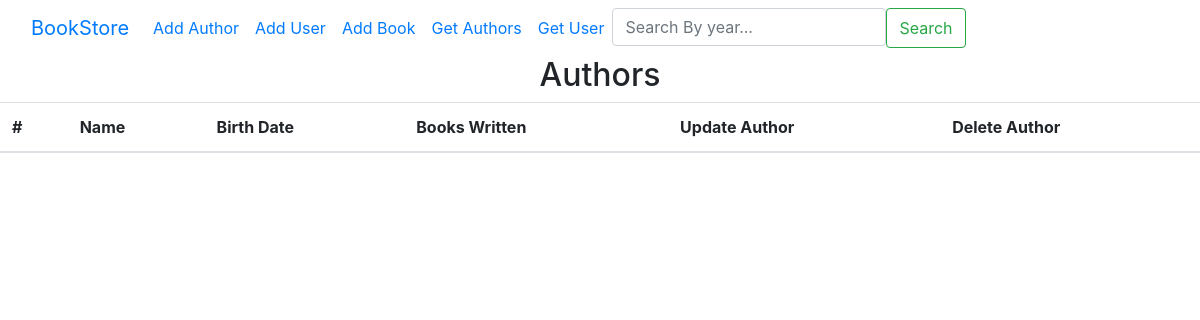
/get_author/, run on an earlier commit of the app's database.
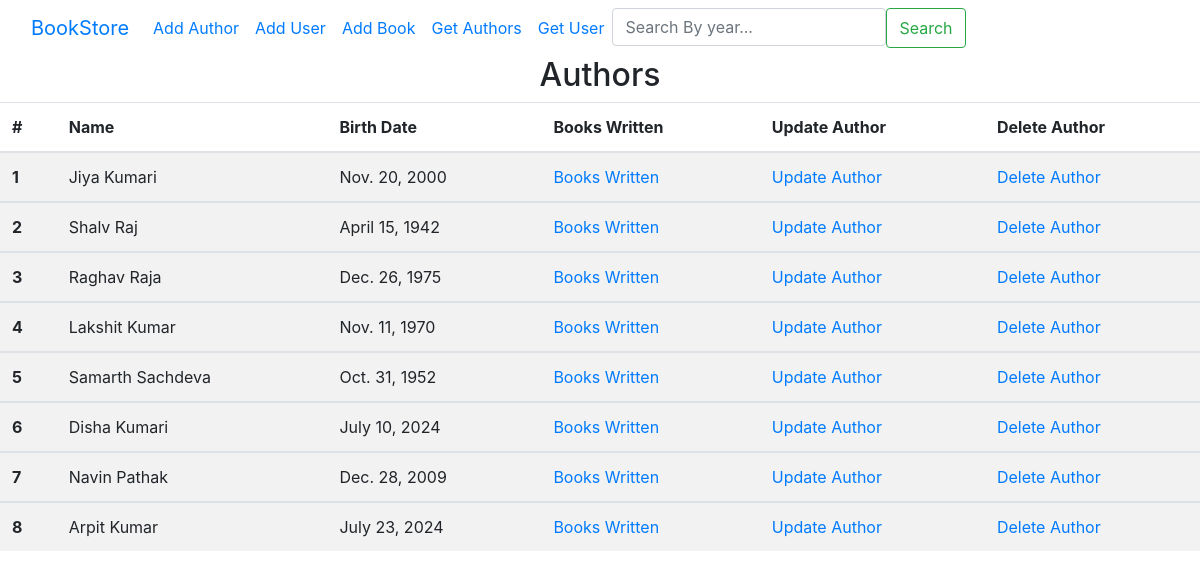
And on a later commit of the database.
### lms/models.py (models this page shows, shortened)
class Author(models.Model):
    first_name=models.CharField(max_length=100)
    last_name= models.CharField(max_length=100)
    birthdate=models.DateField()
    created_at=models.DateTimeField(auto_now_add=True)
    updated_at=models.DateTimeField(auto_now=True)

### lms/views.py (the view)
# urls.py: path('get_author/',views.get_author, name='getAuthor'),
def get_author(request):
    authors=Author.objects.all()
    context={
        'authors':authors
    }
    return render(request, 'author.html', context=context)

### lms/templates/author.html
{% extends 'base.html' %} {% block content %} {% include 'navbar.html' %}
<h2 class="text-center">Authors</h2>
<table class="table table-striped">
  <thead>
    <tr>
      <th scope="col">#</th>
      <th scope="col">Name</th>
      <th scope="col">Birth Date</th>
      <th scope="col">Books Written</th>
      <th scope="col">Update Author</th>
      <th scope="col">Delete Author</th>
    </tr>
  </thead>
  {% for author in authors %}
  <tbody>
    <th scope="row">{{ forloop.counter }}</th>
    <td>{{author.first_name}} {{author.last_name}}</td>
    <td>{{author.birthdate}}</td>
    <td><a href="{% url 'booksWritten' author.id %}">Books Written</a></td>
    <td><a href="{% url 'updateAuthor' author.id %}">Update Author</a></td>
    <td><a href="{% url 'deleteAuthor' author.id %}">Delete Author</a></td>
  </tbody>
  {% endfor %}
</table>
{% endblock %}

What changed in the data, as far as the page shows it:
added Author: first_name "Jiya", last_name "Kumari", birthdate "Nov. 20, 2000"
added Author: first_name "Shalv", last_name "Raj", birthdate "April 15, 1942"
added Author: first_name "Raghav", last_name "Raja", birthdate "Dec. 26, 1975"
added Author: first_name "Lakshit", last_name "Kumar", birthdate "Nov. 11, 1970"
added Author: first_name "Samarth", last_name "Sachdeva", birthdate "Oct. 31, 1952"
added Author: first_name "Disha", last_name "Kumari", birthdate "July 10, 2024"
added Author: first_name "Navin", last_name "Pathak", birthdate "Dec. 28, 2009"
added Author: first_name "Arpit", last_name "Kumar", birthdate "July 23, 2024"
